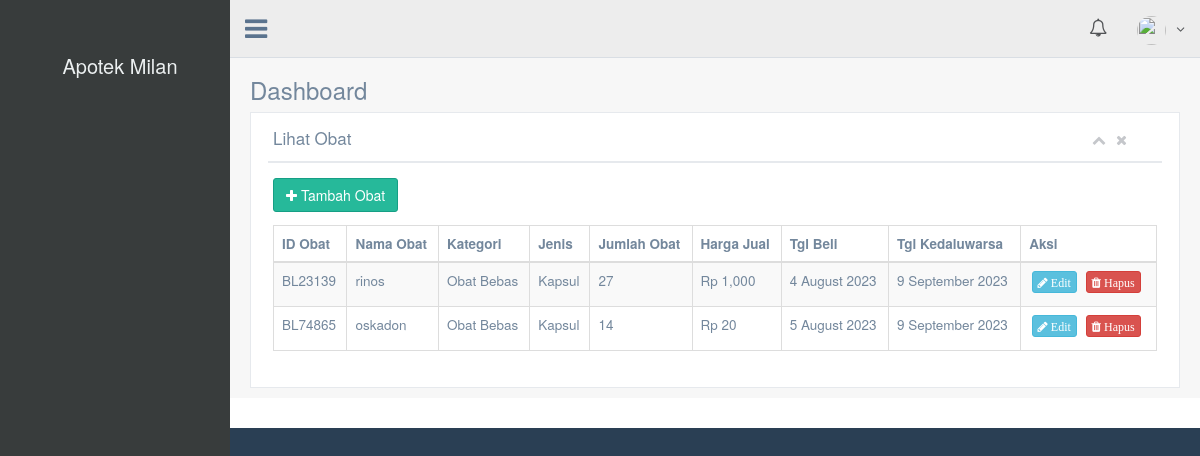
The app's page /index.php/example/obats with its own data.
### tables this page shows
CREATE TABLE `obats` (
  `id_obat` int(11) NOT NULL,
  `kode_obat` varchar(7) NOT NULL,
  `nama_obat` varchar(30) NOT NULL,
  `jmlh_stok` int(11) NOT NULL,
  `unit` varchar(20) NOT NULL,
  `nama_kategori` varchar(30) NOT NULL,
  `tgl_beli` date DEFAULT NULL,
  `tgl_kadaluarsa` date NOT NULL,
  `des_obat` text NOT NULL,
  `harga_obat` int(11) NOT NULL,
  `harga_jual` int(11) NOT NULL,
  `nama_supplier` varchar(30) NOT NULL
);

### application/libraries/Template.php (called while the page is built, shortened)
<?php
class Template {
    var $CI;
    function __construct() {
        $this->CI = & get_instance();
    }
    function set_parser($parser, $method = NULL) {
        $this->CI->load->library($parser);
    }
    function write_view($region, $view, $data = NULL, $overwrite = FALSE) {
        $content = $this->CI->load->view($view, $data, TRUE);
    }
}

### application/controllers/Example.php (called while the page is built, shortened)
<?php defined('BASEPATH') OR exit('No direct script access allowed');
class Example extends CI_Controller
{
	function __construct()
	{
        $data['nullstock'] = $this->apotek_data->countstock();
        $data['nullex'] = $this->apotek_data->countex();
        $this->template->write_view('sidenavs', 'template/default_sidenavs', true);
		$this->template->write_view('navs', 'template/default_topnavs.php', $data, true);
	}
	function obats() {
		$data['obats'] = $this->apotek_data->medicine()->result();
		$this->template->write('title', 'Lihat Obat', TRUE);
		$this->template->write('header', 'Dashboard');
		$this->template->write_view('content', 'tes/obats', $data, true);
		$this->template->render();
	}
}

### index.php (called while the page is built, shortened)
<?php
require_once BASEPATH.'core/CodeIgniter.php';

### application/models/Apotek_data.php (called while the page is built, shortened)
<?php
class Apotek_data extends CI_Model
{
	function medicine()
    {
        return $this->db->get('obats');
    }
}

### application/views/tes/obats.php (the view, shortened to what this page needs)
<div class="row">
	<div class="col-md-12 col-sm-12 col-xs-12">
		<div class="x_panel">
			<div class="x_title">
				<h2>Lihat Obat</h2>
				<ul class="nav navbar-right panel_toolbox">
					<li><a class="collapse-link"><i class="fa fa-chevron-up"></i></a>
					</li>
					<li><a class="close-link"><i class="fa fa-close"></i></a>
					</li>
				</ul>
				<div class="clearfix">
				</div>
			</div>
			<div class="x_content">
				<a href="<?php echo base_url('example/form_med') ?>"><button type="button" class="btn btn-success" style="margin-bottom: 13px"><span class="fa fa-plus"></span> Tambah Obat </button></a>
				<table id="datatable-buttons" class="table table-striped table-bordered">
					<thead>
						<tr>
							<th>ID Obat</th>
							<th>Nama Obat</th>
							<th>Kategori</th>
							<th>Jenis</th>
							<th>Jumlah Obat</th>
							<th>Harga Jual</th>
							<th>Tgl Beli</th>
							<th>Tgl Kedaluwarsa</th>
							<th>Aksi</th>
						</tr>
					</thead>
					<tbody>
						<?php foreach($obats as $m){ ?>
						<tr>
							<td><?php echo $m->kode_obat ?></td>
							<td><?php echo $m->nama_obat ?></td>
							<td><?php echo $m->nama_kategori ?></td>
							<td><?php echo $m->unit ?></td>
							<td><?php echo $m->jmlh_stok ?></td>
							<td>Rp <?php echo number_format($m->harga_jual) ?></td>
							<td><?php echo date('j F Y',strtotime($m->tgl_beli)); ?></td>
							<td><?php echo date('j F Y',strtotime($m->tgl_kadaluarsa)); ?></td>
							<td style=" text-align: center;">
								<?php echo anchor('example/edit_form_med/'.$m->id_obat, '<button class="btn btn-info btn-xs" type="button"><span class="fa fa-pencil"> Edit </span></button>'); ?>
								<?php echo anchor('example/remove_med/'.$m->id_obat, '<button class="btn btn-danger btn-xs" type="button"><span class="fa fa-trash"> Hapus </span></button>');?>
					         </td>
						</tr>
						<?php } ?>
					</tbody>
				</table>
		</div>
	</div>
</div>
</div>

### records on screen
obats: kode_obat "BL23139", nama_obat "rinos", nama_kategori "Obat Bebas", unit "Kapsul", jmlh_stok "27", harga_jual "1,000", tgl_beli "4 August 2023", tgl_kadaluarsa "9 September 2023", id_obat "Edit", id_obat "Hapus"
obats: kode_obat "BL74865", nama_obat "oskadon", nama_kategori "Obat Bebas", unit "Kapsul", jmlh_stok "14", harga_jual "20", tgl_beli "5 August 2023", tgl_kadaluarsa "9 September 2023", id_obat "Edit", id_obat "Hapus"

### other values on screen
$header "Dashboard"
